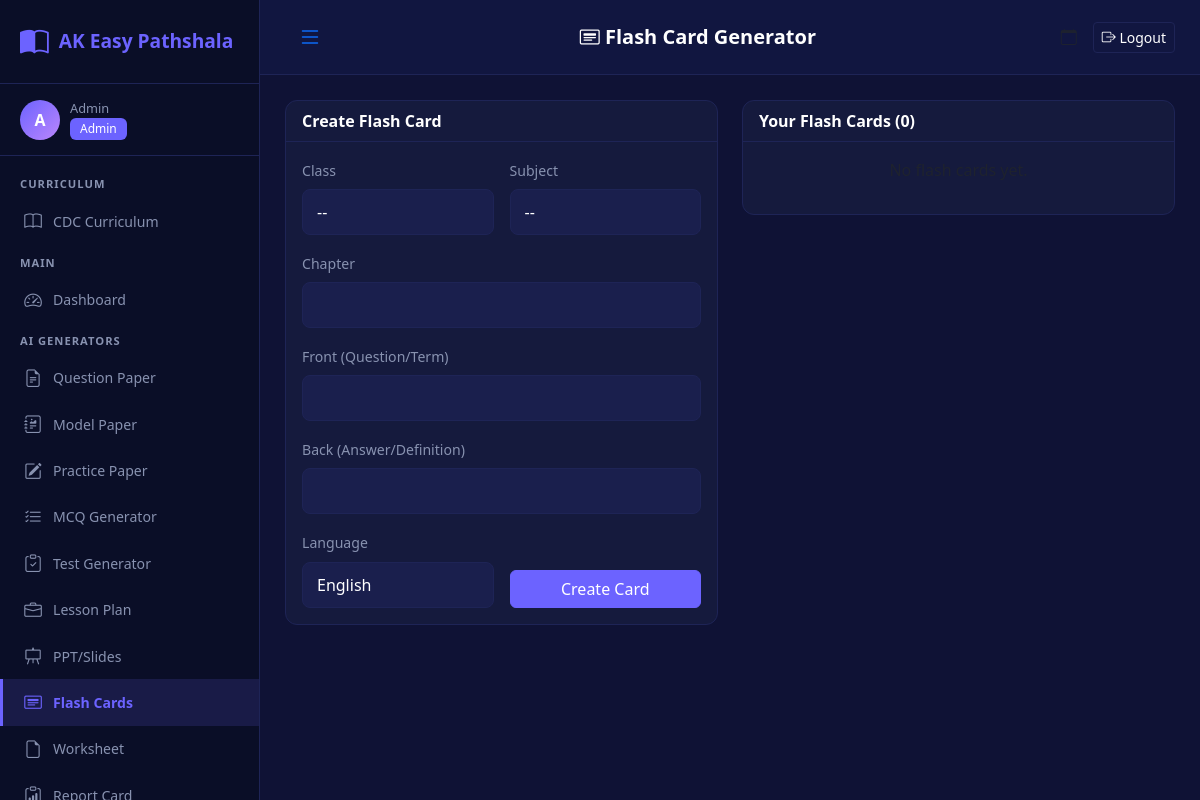
/generators/flashcard (signed in), run on the app's committed database.
### models.py (models this page shows, shortened)
class User(UserMixin, db.Model):
    __tablename__ = 'users'
    id = db.Column(db.Integer, primary_key=True)
    name = db.Column(db.String(100), nullable=False)
    email = db.Column(db.String(100), unique=True, nullable=False)
    password_hash = db.Column(db.String(255), nullable=False)
    role = db.Column(db.Enum('admin', 'teacher', 'student'), default='teacher')
    phone = db.Column(db.String(20))
    created_at = db.Column(db.DateTime, default=datetime.utcnow)

### app.py (the view, shortened to what this page needs)
@app.route('/generators/flashcard', methods=['GET', 'POST'])
@login_required
def flashcard_generator():
    cards = FlashCard.query.filter_by(created_by=current_user.id).order_by(FlashCard.created_at.desc()).limit(20).all()
    return render_template('generators/flashcard.html',
                         classes=CLASS_CHOICES, subjects=SUBJECT_CHOICES, cards=cards)

### app.py (called while the page is built)
@login_manager.user_loader
def load_user(user_id):
    return User.query.get(int(user_id))

### templates/generators/flashcard.html (shortened to what this page needs)
{% extends "base.html" %}
{% block page_title %}<i class="bi bi-card-heading"></i> Flash Card Generator{% endblock %}
{% block content %}
<div class="row">
    <div class="col-md-6">
        <div class="card mb-4">
            <div class="card-header">Create Flash Card</div>
            <div class="card-body">
                <form method="POST">
                    <div class="row g-3">
                        <div class="col-6"><label class="form-label">Class</label>
                            <select class="form-select" name="class_name" required><option value="">--</option>{% for c in classes %}<option value="{{ c }}">{{ c }}</option>{% endfor %}</select></div>
                        <div class="col-6"><label class="form-label">Subject</label>
                            <select class="form-select" name="subject" required><option value="">--</option>{% for s in subjects %}<option value="{{ s }}">{{ s }}</option>{% endfor %}</select></div>
                        <div class="col-12"><label class="form-label">Chapter</label><input type="text" class="form-control" name="chapter"></div>
                        <div class="col-12"><label class="form-label">Front (Question/Term)</label><input type="text" class="form-control" name="front" required></div>
                        <div class="col-12"><label class="form-label">Back (Answer/Definition)</label><input type="text" class="form-control" name="back" required></div>
                        <div class="col-6"><label class="form-label">Language</label>
                            <select class="form-select" name="language"><option value="English">English</option><option value="Nepali">Nepali</option></select></div>
                        <div class="col-6 d-flex align-items-end"><button type="submit" class="btn btn-primary w-100">Create Card</button></div>
                    </div>
                </form>
            </div>
        </div>
    </div>
    <div class="col-md-6">
        <div class="card">
            <div class="card-header">Your Flash Cards ({{ cards|length }})</div>
            <div class="card-body" style="max-height:500px;overflow-y:auto">
                {% if not cards %}<p class="text-muted text-center">No flash cards yet.</p>{% endif %}
            </div>
        </div>
    </div>
</div>
{% endblock %}

### templates/base.html (shortened to what this page needs)
<!DOCTYPE html>
<html lang="en">
<head>
    <link href="https://cdn.jsdelivr.net/npm/bootstrap@5.3.2/dist/css/bootstrap.min.css" rel="stylesheet">
    <link href="https://cdn.jsdelivr.net/npm/bootstrap-icons@1.11.1/font/bootstrap-icons.css" rel="stylesheet">
    <link href="{{ url_for('static', filename='css/style.css') }}" rel="stylesheet">
</head>
<body>
    {% if current_user.is_authenticated %}
    <div class="d-flex">
        <nav class="sidebar" id="sidebar">
            <div class="sidebar-brand">
                <i class="bi bi-book-half"></i>
                <span>AK Easy Pathshala</span>
            </div>
            <div class="sidebar-user">
                <div class="user-avatar">{{ current_user.name[0] }}</div>
                <div class="user-info">
                    <small>{{ current_user.name }}</small>
                    <span class="badge bg-primary">{{ current_user.role|capitalize }}</span>
                </div>
            </div>
            <ul class="sidebar-nav">
                <li class="nav-section">CURRICULUM</li>
                <li><a href="{{ url_for('curriculum_list') }}" class="{% if request.endpoint == 'curriculum_list' %}active{% endif %}"><i class="bi bi-book"></i> CDC Curriculum</a></li>
                <li class="nav-section">MAIN</li>
                <li><a href="{{ url_for('dashboard') }}" class="{% if request.endpoint == 'dashboard' %}active{% endif %}"><i class="bi bi-speedometer2"></i> Dashboard</a></li>
                <li class="nav-section">AI GENERATORS</li>
                <li><a href="{{ url_for('question_paper_generator') }}" class="{% if request.endpoint == 'question_paper_generator' %}active{% endif %}"><i class="bi bi-file-earmark-text"></i> Question Paper</a></li>
                <li><a href="{{ url_for('model_paper_generator') }}" class="{% if request.endpoint == 'model_paper_generator' %}active{% endif %}"><i class="bi bi-journal-richtext"></i> Model Paper</a></li>
                <li><a href="{{ url_for('practice_paper_generator') }}" class="{% if request.endpoint == 'practice_paper_generator' %}active{% endif %}"><i class="bi bi-pencil-square"></i> Practice Paper</a></li>
                <li><a href="{{ url_for('mcq_generator') }}" class="{% if request.endpoint == 'mcq_generator' %}active{% endif %}"><i class="bi bi-list-check"></i> MCQ Generator</a></li>
                <li><a href="{{ url_for('test_generator') }}" class="{% if request.endpoint == 'test_generator' %}active{% endif %}"><i class="bi bi-clipboard-check"></i> Test Generator</a></li>
                <li><a href="{{ url_for('lesson_plan_generator') }}" class="{% if request.endpoint == 'lesson_plan_generator' %}active{% endif %}"><i class="bi bi-briefcase"></i> Lesson Plan</a></li>
                <li><a href="{{ url_for('slide_generator') }}" class="{% if request.endpoint == 'slide_generator' %}active{% endif %}"><i class="bi bi-easel"></i> PPT/Slides</a></li>
                <li><a href="{{ url_for('flashcard_generator') }}" class="{% if request.endpoint == 'flashcard_generator' %}active{% endif %}"><i class="bi bi-card-heading"></i> Flash Cards</a></li>
                <li><a href="{{ url_for('worksheet_generator') }}" class="{% if request.endpoint == 'worksheet_generator' %}active{% endif %}"><i class="bi bi-file-earmark"></i> Worksheet</a></li>
                <li><a href="{{ url_for('report_card_generator') }}" class="{% if request.endpoint == 'report_card_generator' %}active{% endif %}"><i class="bi bi-clipboard-data"></i> Report Card</a></li>
            </ul>
        </nav>
        <main class="main-content">
            <div class="topbar">
                <button class="btn btn-link" id="sidebarToggle"><i class="bi bi-list fs-4"></i></button>
                <h5 class="mb-0">{% block page_title %}Dashboard{% endblock %}</h5>
                <div class="d-flex align-items-center gap-3">
                    <span class="text-muted"><i class="bi bi-calendar"></i> {{ today if today else '' }}</span>
                    <a href="{{ url_for('logout') }}" class="btn btn-outline-light btn-sm"><i class="bi bi-box-arrow-right"></i> Logout</a>
                </div>
            </div>
            <div class="content-area">
                {% block content %}{% endblock %}
            </div>
        </main>
    </div>
    {% else %}
    {% block fullpage %}{% endblock %}
    {% endif %}
</body>
</html>

### static/css/style.css (style rules this page uses)
:root { --sidebar-bg: #0a0e27; --sidebar-width: 260px; --topbar-bg: #111640; --body-bg: #0f1235; --card-bg: #151a3d; --card-border: #1e2456; --text-primary: #ffffff; --text-secondary: #8892b0; --accent: #6c63ff; --accent-hover: #5a52d5; --success: #00c853; --danger: #ff5252; --warning: #ffc107; --info: #00bcd4; --purple: #bb86fc; --pink: #ff6b9d; }
* { box-sizing: border-box; margin: 0; padding: 0; }
body { background: var(--body-bg); color: var(--text-primary); font-family: 'Segoe UI', Tahoma, Geneva, Verdana, sans-serif; overflow-x: hidden; }
.sidebar { width: var(--sidebar-width); min-height: 100vh; background: var(--sidebar-bg); position: fixed; top: 0; left: 0; bottom: 0; overflow-y: auto; z-index: 1000; border-right: 1px solid var(--card-border); transition: transform 0.3s; }
.sidebar-brand { padding: 20px; display: flex; align-items: center; gap: 10px; font-size: 1.2rem; font-weight: 700; color: var(--accent); border-bottom: 1px solid var(--card-border); }
.sidebar-brand i { font-size: 1.8rem; }
.sidebar-user { padding: 15px 20px; display: flex; align-items: center; gap: 10px; border-bottom: 1px solid var(--card-border); }
.user-avatar { width: 40px; height: 40px; background: linear-gradient(135deg, var(--accent), var(--purple)); border-radius: 50%; display: flex; align-items: center; justify-content: center; font-weight: 700; font-size: 1rem; }
.user-info { display: flex; flex-direction: column; }
.user-info small { color: var(--text-secondary); font-size: 0.8rem; }
.sidebar-nav { list-style: none; padding: 10px 0; margin: 0; }
.sidebar-nav .nav-section { padding: 10px 20px 5px; font-size: 0.7rem; color: var(--text-secondary); letter-spacing: 1px; font-weight: 600; }
.sidebar-nav li a { display: flex; align-items: center; gap: 10px; padding: 10px 20px; color: var(--text-secondary); text-decoration: none; font-size: 0.88rem; transition: all 0.2s; border-left: 3px solid transparent; }
.sidebar-nav li a.active { background: rgba(108, 99, 255, 0.15); color: var(--accent); border-left-color: var(--accent); font-weight: 600; }
.sidebar-nav li a i { font-size: 1.1rem; width: 20px; text-align: center; }
.main-content { margin-left: var(--sidebar-width); min-height: 100vh; }
.topbar { background: var(--topbar-bg); padding: 12px 25px; display: flex; align-items: center; justify-content: space-between; border-bottom: 1px solid var(--card-border); position: sticky; top: 0; z-index: 100; }
.topbar h5 { color: var(--text-primary); font-weight: 600; }
.content-area { padding: 25px; }
.card { background: var(--card-bg); border: 1px solid var(--card-border); border-radius: 12px; color: var(--text-primary); }
.card-header { background: transparent; border-bottom: 1px solid var(--card-border); color: var(--text-primary); font-weight: 600; }
.btn-primary { background: var(--accent); border-color: var(--accent); }
.btn-outline-light { color: var(--text-primary); border-color: var(--card-border); }
.form-control, .form-select { background: #1a1f4d; border: 1px solid var(--card-border); color: var(--text-primary); border-radius: 8px; padding: 10px 14px; }
.form-label { color: var(--text-secondary); font-size: 0.88rem; font-weight: 500; }
.badge { font-weight: 500; padding: 5px 10px; }
.bg-primary { background: var(--accent) !important; }

### data on the page
User: name "A", name "Admin", role "Admin"

### other printed values
{{ cards|length }} "0"
